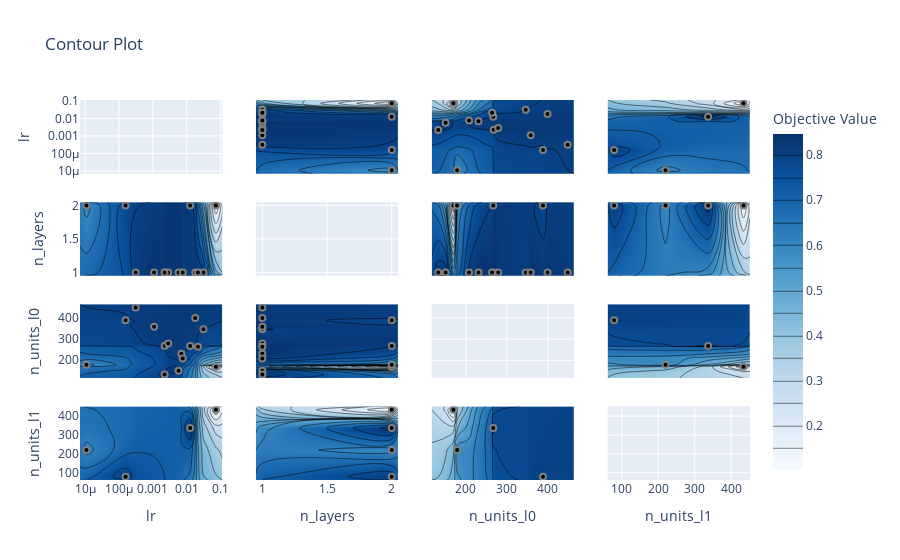

Here is the notebook cell this chart was saved with:
### Markdown cell above
#### Contour Plot

Visualizes 2D slices of the hyperparameter space. It's useful for:

* understanding smoothness or ruggedness of the search space,
* identifying interactions between two parameters.

##### Axes Explanation

**X-axis & Y-axis — Two Selected Hyperparameters**

* Each contour plot shows **two hyperparameters** on the horizontal and vertical axes.
* Tick marks = the actual sampled values of those parameters from the trials.

**Color Map (Contours)**

* The colors represent the **objective value**.
* Smooth color changes = smooth search space.
* Sharp or irregular changes = rugged space.

**Points**

* Each point = one trial’s parameter combination and resulting objective value.

### Code cell
from optuna.visualization import plot_contour
plot_contour(study)

### Figure 1 — Plotly figure (JSON) as saved in the notebook; plotly's stock layout.template omitted (floating-point values rounded to 4 significant figures; data arrays with more than 128 entries replaced by an {"elided": "..."} marker saying what was removed)
{"data": [{"type": "scatter", "xaxis": "x", "yaxis": "y"}, {"colorbar": {"title": {"text": "Objective Value"}}, "colorscale": [[0, "rgb(247,251,255)"], [0.125, "rgb(222,235,247)"], [0.25, "rgb(198,219,239)"], [0.375, "rgb(158,202,225)"], [0.5, "rgb(107,174,214)"], [0.625, "rgb(66,146,198)"], [0.75, "rgb(33,113,181)"], [0.875, "rgb(8,81,156)"], [1, "rgb(8,48,107)"]], "connectgaps": true, "contours": {"coloring": "heatmap"}, "hoverinfo": "none", "line": {"smoothing": 1.3}, "reversescale": false, "showscale": true, "type": "contour", "x": [7.021e-06, 1.091e-05, 0.0001562, 0.00031, 0.001089, 0.002217, 0.002248, 0.002848, 0.005749, 0.006967, 0.007659, 0.01265, 0.01784, 0.0215, 0.03128, 0.07295, 0.1133], "xaxis": "x5", "y": [0.95, 1, 2, 2.05], "yaxis": "y5", "z": [[null, null, null, null, null, null, null, null, null, null, null, null, null, null, null, null, null], [null, null, null, 0.8148, 0.8352, 0.8281, 0.8469, 0.8266, 0.8375, 0.8383, 0.8109, null, 0.8313, 0.8305, 0.7992, null, null], [null, 0.5828, 0.782, null, null, null, null, null, null, null, null, 0.8219, null, null, null, 0.1023, null], [null, null, null, null, null, null, null, null, null, null, null, null, null, null, null, null, null]]}, {"marker": {"color": "black", "line": {"color": "Gray", "width": 2}}, "mode": "markers", "name": "Feasible Trial", "showlegend": false, "type": "scatter", "x": [0.07295, 0.01265, 0.0001562, 0.00031, 1.091e-05, 0.03128, 0.01784, 0.001089, 0.002248, 0.002848, 0.006967, 0.005749, 0.002217, 0.007659, 0.0215], "xaxis": "x5", "y": [2, 2, 2, 1, 2, 1, 1, 1, 1, 1, 1, 1, 1, 1, 1], "yaxis": "y5"}, {"colorbar": {"title": {"text": "Objective Value"}}, "colorscale": [[0, "rgb(247,251,255)"], [0.125, "rgb(222,235,247)"], [0.25, "rgb(198,219,239)"], [0.375, "rgb(158,202,225)"], [0.5, "rgb(107,174,214)"], [0.625, "rgb(66,146,198)"], [0.75, "rgb(33,113,181)"], [0.875, "rgb(8,81,156)"], [1, "rgb(8,48,107)"]], "connectgaps": true, "contours": {"coloring": "heatmap"}, "hoverinfo": "none", "line": {"smoothing": 1.3}, "reversescale": false, "showscale": false, "type": "contour", "x": [7.021e-06, 1.091e-05, 0.0001562, 0.00031, 0.001089, 0.002217, 0.002248, 0.002848, 0.005749, 0.006967, 0.007659, 0.01265, 0.01784, 0.0215, 0.03128, 0.07295, 0.1133], "xaxis": "x9", "y": [117.2, 133, 151, 170, 179, 208, 231, 264, 267, 268, 279, 346, 358, 388, 399, 448, 463.8], "yaxis": "y9", "z": {"elided": "17x17 float values"}}, {"marker": {"color": "black", "line": {"color": "Gray", "width": 2}}, "mode": "markers", "name": "Feasible Trial", "showlegend": false, "type": "scatter", "x": [0.07295, 0.01265, 0.0001562, 0.00031, 1.091e-05, 0.03128, 0.01784, 0.001089, 0.002248, 0.002848, 0.006967, 0.005749, 0.002217, 0.007659, 0.0215], "xaxis": "x9", "y": [170, 267, 388, 448, 179, 346, 399, 358, 268, 279, 231, 151, 133, 208, 264], "yaxis": "y9"}, {"colorbar": {"title": {"text": "Objective Value"}}, "colorscale": [[0, "rgb(247,251,255)"], [0.125, "rgb(222,235,247)"], [0.25, "rgb(198,219,239)"], [0.375, "rgb(158,202,225)"], [0.5, "rgb(107,174,214)"], [0.625, "rgb(66,146,198)"], [0.75, "rgb(33,113,181)"], [0.875, "rgb(8,81,156)"], [1, "rgb(8,48,107)"]], "connectgaps": true, "contours": {"coloring": "heatmap"}, "hoverinfo": "none", "line": {"smoothing": 1.3}, "reversescale": false, "showscale": false, "type": "contour", "x": [7.021e-06, 1.091e-05, 0.0001562, 0.00031, 0.001089, 0.002217, 0.002248, 0.002848, 0.005749, 0.006967, 0.007659, 0.01265, 0.01784, 0.0215, 0.03128, 0.07295, 0.1133], "xaxis": "x13", "y": [61.25, 79, 220, 337, 434, 451.8], "yaxis": "y13", "z": [[null, null, null, null, null, null, null, null, null, null, null, null, null, null, null, null, null], [null, null, 0.782, null, null, null, null, null, null, null, null, null, null, null, null, null, null], [null, 0.5828, null, null, null, null, null, null, null, null, null, null, null, null, null, null, null], [null, null, null, null, null, null, null, null, null, null, null, 0.8219, null, null, null, null, null], [null, null, null, null, null, null, null, null, null, null, null, null, null, null, null, 0.1023, null], [null, null, null, null, null, null, null, null, null, null, null, null, null, null, null, null, null]]}, {"marker": {"color": "black", "line": {"color": "Gray", "width": 2}}, "mode": "markers", "name": "Feasible Trial", "showlegend": false, "type": "scatter", "x": [0.07295, 0.01265, 0.0001562, 1.091e-05], "xaxis": "x13", "y": [434, 337, 79, 220], "yaxis": "y13"}, {"colorbar": {"title": {"text": "Objective Value"}}, "colorscale": [[0, "rgb(247,251,255)"], [0.125, "rgb(222,235,247)"], [0.25, "rgb(198,219,239)"], [0.375, "rgb(158,202,225)"], [0.5, "rgb(107,174,214)"], [0.625, "rgb(66,146,198)"], [0.75, "rgb(33,113,181)"], [0.875, "rgb(8,81,156)"], [1, "rgb(8,48,107)"]], "connectgaps": true, "contours": {"coloring": "heatmap"}, "hoverinfo": "none", "line": {"smoothing": 1.3}, "reversescale": false, "showscale": false, "type": "contour", "x": [0.95, 1, 2, 2.05], "xaxis": "x2", "y": [7.021e-06, 1.091e-05, 0.0001562, 0.00031, 0.001089, 0.002217, 0.002248, 0.002848, 0.005749, 0.006967, 0.007659, 0.01265, 0.01784, 0.0215, 0.03128, 0.07295, 0.1133], "yaxis": "y2", "z": [[null, null, null, null], [null, null, 0.5828, null], [null, null, 0.782, null], [null, 0.8148, null, null], [null, 0.8352, null, null], [null, 0.8281, null, null], [null, 0.8469, null, null], [null, 0.8266, null, null], [null, 0.8375, null, null], [null, 0.8383, null, null], [null, 0.8109, null, null], [null, null, 0.8219, null], [null, 0.8313, null, null], [null, 0.8305, null, null], [null, 0.7992, null, null], [null, null, 0.1023, null], [null, null, null, null]]}, {"marker": {"color": "black", "line": {"color": "Gray", "width": 2}}, "mode": "markers", "name": "Feasible Trial", "showlegend": false, "type": "scatter", "x": [2, 2, 2, 1, 2, 1, 1, 1, 1, 1, 1, 1, 1, 1, 1], "xaxis": "x2", "y": [0.07295, 0.01265, 0.0001562, 0.00031, 1.091e-05, 0.03128, 0.01784, 0.001089, 0.002248, 0.002848, 0.006967, 0.005749, 0.002217, 0.007659, 0.0215], "yaxis": "y2"}, {"type": "scatter", "xaxis": "x6", "yaxis": "y6"}, {"colorbar": {"title": {"text": "Objective Value"}}, "colorscale": [[0, "rgb(247,251,255)"], [0.125, "rgb(222,235,247)"], [0.25, "rgb(198,219,239)"], [0.375, "rgb(158,202,225)"], [0.5, "rgb(107,174,214)"], [0.625, "rgb(66,146,198)"], [0.75, "rgb(33,113,181)"], [0.875, "rgb(8,81,156)"], [1, "rgb(8,48,107)"]], "connectgaps": true, "contours": {"coloring": "heatmap"}, "hoverinfo": "none", "line": {"smoothing": 1.3}, "reversescale": false, "showscale": false, "type": "contour", "x": [0.95, 1, 2, 2.05], "xaxis": "x10", "y": [117.2, 133, 151, 170, 179, 208, 231, 264, 267, 268, 279, 346, 358, 388, 399, 448, 463.8], "yaxis": "y10", "z": [[null, null, null, null], [null, 0.8281, null, null], [null, 0.8375, null, null], [null, null, 0.1023, null], [null, null, 0.5828, null], [null, 0.8109, null, null], [null, 0.8383, null, null], [null, 0.8305, null, null], [null, null, 0.8219, null], [null, 0.8469, null, null], [null, 0.8266, null, null], [null, 0.7992, null, null], [null, 0.8352, null, null], [null, null, 0.782, null], [null, 0.8313, null, null], [null, 0.8148, null, null], [null, null, null, null]]}, {"marker": {"color": "black", "line": {"color": "Gray", "width": 2}}, "mode": "markers", "name": "Feasible Trial", "showlegend": false, "type": "scatter", "x": [2, 2, 2, 1, 2, 1, 1, 1, 1, 1, 1, 1, 1, 1, 1], "xaxis": "x10", "y": [170, 267, 388, 448, 179, 346, 399, 358, 268, 279, 231, 151, 133, 208, 264], "yaxis": "y10"}, {"colorbar": {"title": {"text": "Objective Value"}}, "colorscale": [[0, "rgb(247,251,255)"], [0.125, "rgb(222,235,247)"], [0.25, "rgb(198,219,239)"], [0.375, "rgb(158,202,225)"], [0.5, "rgb(107,174,214)"], [0.625, "rgb(66,146,198)"], [0.75, "rgb(33,113,181)"], [0.875, "rgb(8,81,156)"], [1, "rgb(8,48,107)"]], "connectgaps": true, "contours": {"coloring": "heatmap"}, "hoverinfo": "none", "line": {"smoothing": 1.3}, "reversescale": false, "showscale": false, "type": "contour", "x": [0.95, 1, 2, 2.05], "xaxis": "x14", "y": [61.25, 79, 220, 337, 434, 451.8], "yaxis": "y14", "z": [[null, null, null, null], [null, null, 0.782, null], [null, null, 0.5828, null], [null, null, 0.8219, null], [null, null, 0.1023, null], [null, null, null, null]]}, {"marker": {"color": "black", "line": {"color": "Gray", "width": 2}}, "mode": "markers", "name": "Feasible Trial", "showlegend": false, "type": "scatter", "x": [2, 2, 2, 2], "xaxis": "x14", "y": [434, 337, 79, 220], "yaxis": "y14"}, {"colorbar": {"title": {"text": "Objective Value"}}, "colorscale": [[0, "rgb(247,251,255)"], [0.125, "rgb(222,235,247)"], [0.25, "rgb(198,219,239)"], [0.375, "rgb(158,202,225)"], [0.5, "rgb(107,174,214)"], [0.625, "rgb(66,146,198)"], [0.75, "rgb(33,113,181)"], [0.875, "rgb(8,81,156)"], [1, "rgb(8,48,107)"]], "connectgaps": true, "contours": {"coloring": "heatmap"}, "hoverinfo": "none", "line": {"smoothing": 1.3}, "reversescale": false, "showscale": false, "type": "contour", "x": [117.2, 133, 151, 170, 179, 208, 231, 264, 267, 268, 279, 346, 358, 388, 399, 448, 463.8], "xaxis": "x3", "y": [7.021e-06, 1.091e-05, 0.0001562, 0.00031, 0.001089, 0.002217, 0.002248, 0.002848, 0.005749, 0.006967, 0.007659, 0.01265, 0.01784, 0.0215, 0.03128, 0.07295, 0.1133], "yaxis": "y3", "z": {"elided": "17x17 float values"}}, {"marker": {"color": "black", "line": {"color": "Gray", "width": 2}}, "mode": "markers", "name": "Feasible Trial", "showlegend": false, "type": "scatter", "x": [170, 267, 388, 448, 179, 346, 399, 358, 268, 279, 231, 151, 133, 208, 264], "xaxis": "x3", "y": [0.07295, 0.01265, 0.0001562, 0.00031, 1.091e-05, 0.03128, 0.01784, 0.001089, 0.002248, 0.002848, 0.006967, 0.005749, 0.002217, 0.007659, 0.0215], "yaxis": "y3"}, {"colorbar": {"title": {"text": "Objective Value"}}, "colorscale": [[0, "rgb(247,251,255)"], [0.125, "rgb(222,235,247)"], [0.25, "rgb(198,219,239)"], [0.375, "rgb(158,202,225)"], [0.5, "rgb(107,174,214)"], [0.625, "rgb(66,146,198)"], [0.75, "rgb(33,113,181)"], [0.875, "rgb(8,81,156)"], [1, "rgb(8,48,107)"]], "connectgaps": true, "contours": {"coloring": "heatmap"}, "hoverinfo": "none", "line": {"smoothing": 1.3}, "reversescale": false, "showscale": false, "type": "contour", "x": [117.2, 133, 151, 170, 179, 208, 231, 264, 267, 268, 279, 346, 358, 388, 399, 448, 463.8], "xaxis": "x7", "y": [0.95, 1, 2, 2.05], "yaxis": "y7", "z": [[null, null, null, null, null, null, null, null, null, null, null, null, null, null, null, null, null], [null, 0.8281, 0.8375, null, null, 0.8109, 0.8383, 0.8305, null, 0.8469, 0.8266, 0.7992, 0.8352, null, 0.8313, 0.8148, null], [null, null, null, 0.1023, 0.5828, null, null, null, 0.8219, null, null, null, null, 0.782, null, null, null], [null, null, null, null, null, null, null, null, null, null, null, null, null, null, null, null, null]]}, {"marker": {"color": "black", "line": {"color": "Gray", "width": 2}}, "mode": "markers", "name": "Feasible Trial", "showlegend": false, "type": "scatter", "x": [170, 267, 388, 448, 179, 346, 399, 358, 268, 279, 231, 151, 133, 208, 264], "xaxis": "x7", "y": [2, 2, 2, 1, 2, 1, 1, 1, 1, 1, 1, 1, 1, 1, 1], "yaxis": "y7"}, {"type": "scatter", "xaxis": "x11", "yaxis": "y11"}, {"colorbar": {"title": {"text": "Objective Value"}}, "colorscale": [[0, "rgb(247,251,255)"], [0.125, "rgb(222,235,247)"], [0.25, "rgb(198,219,239)"], [0.375, "rgb(158,202,225)"], [0.5, "rgb(107,174,214)"], [0.625, "rgb(66,146,198)"], [0.75, "rgb(33,113,181)"], [0.875, "rgb(8,81,156)"], [1, "rgb(8,48,107)"]], "connectgaps": true, "contours": {"coloring": "heatmap"}, "hoverinfo": "none", "line": {"smoothing": 1.3}, "reversescale": false, "showscale": false, "type": "contour", "x": [117.2, 133, 151, 170, 179, 208, 231, 264, 267, 268, 279, 346, 358, 388, 399, 448, 463.8], "xaxis": "x15", "y": [61.25, 79, 220, 337, 434, 451.8], "yaxis": "y15", "z": [[null, null, null, null, null, null, null, null, null, null, null, null, null, null, null, null, null], [null, null, null, null, null, null, null, null, null, null, null, null, null, 0.782, null, null, null], [null, null, null, null, 0.5828, null, null, null, null, null, null, null, null, null, null, null, null], [null, null, null, null, null, null, null, null, 0.8219, null, null, null, null, null, null, null, null], [null, null, null, 0.1023, null, null, null, null, null, null, null, null, null, null, null, null, null], [null, null, null, null, null, null, null, null, null, null, null, null, null, null, null, null, null]]}, {"marker": {"color": "black", "line": {"color": "Gray", "width": 2}}, "mode": "markers", "name": "Feasible Trial", "showlegend": false, "type": "scatter", "x": [170, 267, 388, 179], "xaxis": "x15", "y": [434, 337, 79, 220], "yaxis": "y15"}, {"colorbar": {"title": {"text": "Objective Value"}}, "colorscale": [[0, "rgb(247,251,255)"], [0.125, "rgb(222,235,247)"], [0.25, "rgb(198,219,239)"], [0.375, "rgb(158,202,225)"], [0.5, "rgb(107,174,214)"], [0.625, "rgb(66,146,198)"], [0.75, "rgb(33,113,181)"], [0.875, "rgb(8,81,156)"], [1, "rgb(8,48,107)"]], "connectgaps": true, "contours": {"coloring": "heatmap"}, "hoverinfo": "none", "line": {"smoothing": 1.3}, "reversescale": false, "showscale": false, "type": "contour", "x": [61.25, 79, 220, 337, 434, 451.8], "xaxis": "x4", "y": [7.021e-06, 1.091e-05, 0.0001562, 0.00031, 0.001089, 0.002217, 0.002248, 0.002848, 0.005749, 0.006967, 0.007659, 0.01265, 0.01784, 0.0215, 0.03128, 0.07295, 0.1133], "yaxis": "y4", "z": [[null, null, null, null, null, null], [null, null, 0.5828, null, null, null], [null, 0.782, null, null, null, null], [null, null, null, null, null, null], [null, null, null, null, null, null], [null, null, null, null, null, null], [null, null, null, null, null, null], [null, null, null, null, null, null], [null, null, null, null, null, null], [null, null, null, null, null, null], [null, null, null, null, null, null], [null, null, null, 0.8219, null, null], [null, null, null, null, null, null], [null, null, null, null, null, null], [null, null, null, null, null, null], [null, null, null, null, 0.1023, null], [null, null, null, null, null, null]]}, {"marker": {"color": "black", "line": {"color": "Gray", "width": 2}}, "mode": "markers", "name": "Feasible Trial", "showlegend": false, "type": "scatter", "x": [434, 337, 79, 220], "xaxis": "x4", "y": [0.07295, 0.01265, 0.0001562, 1.091e-05], "yaxis": "y4"}, {"colorbar": {"title": {"text": "Objective Value"}}, "colorscale": [[0, "rgb(247,251,255)"], [0.125, "rgb(222,235,247)"], [0.25, "rgb(198,219,239)"], [0.375, "rgb(158,202,225)"], [0.5, "rgb(107,174,214)"], [0.625, "rgb(66,146,198)"], [0.75, "rgb(33,113,181)"], [0.875, "rgb(8,81,156)"], [1, "rgb(8,48,107)"]], "connectgaps": true, "contours": {"coloring": "heatmap"}, "hoverinfo": "none", "line": {"smoothing": 1.3}, "reversescale": false, "showscale": false, "type": "contour", "x": [61.25, 79, 220, 337, 434, 451.8], "xaxis": "x8", "y": [0.95, 1, 2, 2.05], "yaxis": "y8", "z": [[null, null, null, null, null, null], [null, null, null, null, null, null], [null, 0.782, 0.5828, 0.8219, 0.1023, null], [null, null, null, null, null, null]]}, {"marker": {"color": "black", "line": {"color": "Gray", "width": 2}}, "mode": "markers", "name": "Feasible Trial", "showlegend": false, "type": "scatter", "x": [434, 337, 79, 220], "xaxis": "x8", "y": [2, 2, 2, 2], "yaxis": "y8"}, {"colorbar": {"title": {"text": "Objective Value"}}, "colorscale": [[0, "rgb(247,251,255)"], [0.125, "rgb(222,235,247)"], [0.25, "rgb(198,219,239)"], [0.375, "rgb(158,202,225)"], [0.5, "rgb(107,174,214)"], [0.625, "rgb(66,146,198)"], [0.75, "rgb(33,113,181)"], [0.875, "rgb(8,81,156)"], [1, "rgb(8,48,107)"]], "connectgaps": true, "contours": {"coloring": "heatmap"}, "hoverinfo": "none", "line": {"smoothing": 1.3}, "reversescale": false, "showscale": false, "type": "contour", "x": [61.25, 79, 220, 337, 434, 451.8], "xaxis": "x12", "y": [117.2, 133, 151, 170, 179, 208, 231, 264, 267, 268, 279, 346, 358, 388, 399, 448, 463.8], "yaxis": "y12", "z": [[null, null, null, null, null, null], [null, null, null, null, null, null], [null, null, null, null, null, null], [null, null, null, null, 0.1023, null], [null, null, 0.5828, null, null, null], [null, null, null, null, null, null], [null, null, null, null, null, null], [null, null, null, null, null, null], [null, null, null, 0.8219, null, null], [null, null, null, null, null, null], [null, null, null, null, null, null], [null, null, null, null, null, null], [null, null, null, null, null, null], [null, 0.782, null, null, null, null], [null, null, null, null, null, null], [null, null, null, null, null, null], [null, null, null, null, null, null]]}, {"marker": {"color": "black", "line": {"color": "Gray", "width": 2}}, "mode": "markers", "name": "Feasible Trial", "showlegend": false, "type": "scatter", "x": [434, 337, 79, 220], "xaxis": "x12", "y": [170, 267, 388, 179], "yaxis": "y12"}, {"type": "scatter", "xaxis": "x16", "yaxis": "y16"}], "layout": {"title": {"text": "Contour Plot"}, "xaxis": {"anchor": "y", "domain": [0, 0.2125], "matches": "x13", "range": [-5.154, -0.9457], "showticklabels": false, "type": "log"}, "xaxis10": {"anchor": "y10", "domain": [0.2625, 0.475], "matches": "x14", "range": [0.95, 2.05], "showticklabels": false}, "xaxis11": {"anchor": "y11", "domain": [0.525, 0.7375], "matches": "x15", "range": [117.2, 463.8], "showticklabels": false}, "xaxis12": {"anchor": "y12", "domain": [0.7875, 1], "matches": "x16", "range": [61.25, 451.8], "showticklabels": false}, "xaxis13": {"anchor": "y13", "domain": [0, 0.2125], "range": [-5.154, -0.9457], "title": {"text": "lr"}, "type": "log"}, "xaxis14": {"anchor": "y14", "domain": [0.2625, 0.475], "range": [0.95, 2.05], "title": {"text": "n_layers"}}, "xaxis15": {"anchor": "y15", "domain": [0.525, 0.7375], "range": [117.2, 463.8], "title": {"text": "n_units_l0"}}, "xaxis16": {"anchor": "y16", "domain": [0.7875, 1], "range": [61.25, 451.8], "title": {"text": "n_units_l1"}}, "xaxis2": {"anchor": "y2", "domain": [0.2625, 0.475], "matches": "x14", "range": [0.95, 2.05], "showticklabels": false}, "xaxis3": {"anchor": "y3", "domain": [0.525, 0.7375], "matches": "x15", "range": [117.2, 463.8], "showticklabels": false}, "xaxis4": {"anchor": "y4", "domain": [0.7875, 1], "matches": "x16", "range": [61.25, 451.8], "showticklabels": false}, "xaxis5": {"anchor": "y5", "domain": [0, 0.2125], "matches": "x13", "range": [-5.154, -0.9457], "showticklabels": false, "type": "log"}, "xaxis6": {"anchor": "y6", "domain": [0.2625, 0.475], "matches": "x14", "range": [0.95, 2.05], "showticklabels": false}, "xaxis7": {"anchor": "y7", "domain": [0.525, 0.7375], "matches": "x15", "range": [117.2, 463.8], "showticklabels": false}, "xaxis8": {"anchor": "y8", "domain": [0.7875, 1], "matches": "x16", "range": [61.25, 451.8], "showticklabels": false}, "xaxis9": {"anchor": "y9", "domain": [0, 0.2125], "matches": "x13", "range": [-5.154, -0.9457], "showticklabels": false, "type": "log"}, "yaxis": {"anchor": "x", "domain": [0.8063, 1], "range": [-5.154, -0.9457], "title": {"text": "lr"}, "type": "log"}, "yaxis10": {"anchor": "x10", "domain": [0.2687, 0.4625], "matches": "y9", "range": [117.2, 463.8], "showticklabels": false}, "yaxis11": {"anchor": "x11", "domain": [0.2687, 0.4625], "matches": "y9", "range": [117.2, 463.8], "showticklabels": false}, "yaxis12": {"anchor": "x12", "domain": [0.2687, 0.4625], "matches": "y9", "range": [117.2, 463.8], "showticklabels": false}, "yaxis13": {"anchor": "x13", "domain": [0, 0.1938], "range": [61.25, 451.8], "title": {"text": "n_units_l1"}}, "yaxis14": {"anchor": "x14", "domain": [0, 0.1938], "matches": "y13", "range": [61.25, 451.8], "showticklabels": false}, "yaxis15": {"anchor": "x15", "domain": [0, 0.1938], "matches": "y13", "range": [61.25, 451.8], "showticklabels": false}, "yaxis16": {"anchor": "x16", "domain": [0, 0.1938], "matches": "y13", "range": [61.25, 451.8], "showticklabels": false}, "yaxis2": {"anchor": "x2", "domain": [0.8063, 1], "matches": "y", "range": [-5.154, -0.9457], "showticklabels": false, "type": "log"}, "yaxis3": {"anchor": "x3", "domain": [0.8063, 1], "matches": "y", "range": [-5.154, -0.9457], "showticklabels": false, "type": "log"}, "yaxis4": {"anchor": "x4", "domain": [0.8063, 1], "matches": "y", "range": [-5.154, -0.9457], "showticklabels": false, "type": "log"}, "yaxis5": {"anchor": "x5", "domain": [0.5375, 0.7312], "range": [0.95, 2.05], "title": {"text": "n_layers"}}, "yaxis6": {"anchor": "x6", "domain": [0.5375, 0.7312], "matches": "y5", "range": [0.95, 2.05], "showticklabels": false}, "yaxis7": {"anchor": "x7", "domain": [0.5375, 0.7312], "matches": "y5", "range": [0.95, 2.05], "showticklabels": false}, "yaxis8": {"anchor": "x8", "domain": [0.5375, 0.7312], "matches": "y5", "range": [0.95, 2.05], "showticklabels": false}, "yaxis9": {"anchor": "x9", "domain": [0.2687, 0.4625], "range": [117.2, 463.8], "title": {"text": "n_units_l0"}}}}
